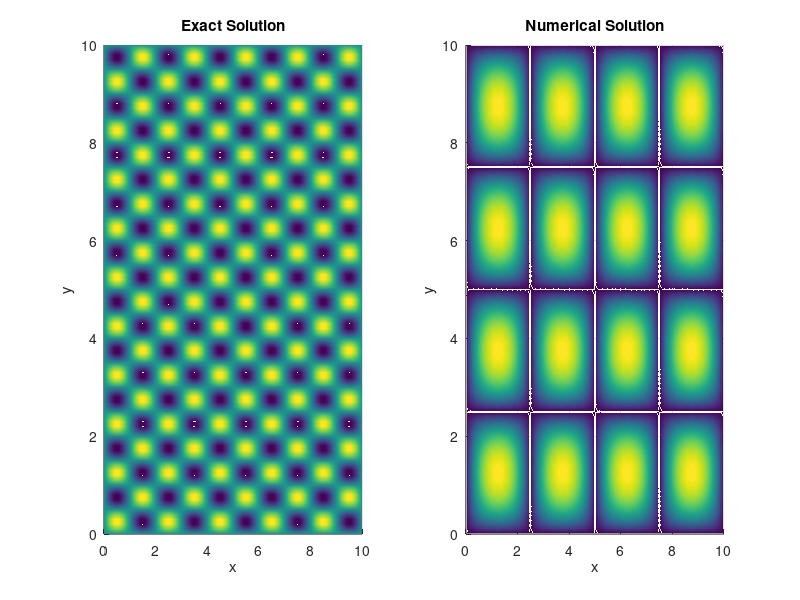

MATLAB code to generate this figure:
% This program solves Poisson's equation in Cartesian coordinates.
% Wakil Sarfaraz with Help of Dr Kathryn Gillow. 22 May 2014 
clear all;
tic
xmax =10;
N = 100; %(Number of points on the x, y interval on which the equation is solved.
X = linspace(0,xmax,N+1); %This divides the interval into N equispaced sub intervals.
%X = 0: 1/N :1; This can also be used to create the same X.
[x, y] = meshgrid(X,X); % This creates an (N+1) by (N+1) grid of values ...
                        % of X and assignes them to x and y. (So x and y
                        % are now matrices of size (N+1)x(N+1)
x =x(:);  % This turns the matrix x into a column vector.
y =y(:);  % This turns the matrix y into a column vector.
NNODES = (N+1)^2; % This introduces the number of nodes in the result of triangulation.
NTRI = 2*N^2;  % This is the number of triangles in the mesh.
LNODES = zeros(NTRI, 3); % This creates a zero matrix of the size 'number of triangles by 3'
                         % (since there are 3 vertices for each triangle.

for i = 1:N
    for j = 1: N
        LNODES(i+2*(j-1)*N,1) = i+(j-1)*(N+1);%This numbers each of the first nodes of all the lower triangles in each square.
        LNODES(i+2*(j-1)*N,2) = i+j*(N+1); % This numbers each of the second nodes of all the lower triangles in each square.
        LNODES(i+2*(j-1)*N,3) = (i+1)+(j-1)*(N+1); % This numbers each of the third nodes of all the lower triangles in each square.
        
        LNODES(i+N+2*(j-1)*N,1) = i+1+j*(N+1); %This numbers each of the first nodes of all the upper triangles in each square.
        LNODES(i+N+2*(j-1)*N,2) = (i+1)+(j-1)*(N+1);%This numbers each of the second nodes of all the upper triangles in each square.
        LNODES(i+N+2*(j-1)*N,3) = i+j*(N+1);%This numbers each of the third nodes of all the upper triangles in each square.
                                            % Here for those nodes that
                                            % some triangles share (copy
                                            % and paste can work).
    end
end

SP = sparse(NNODES, NNODES);  %This creates a sparse matrix of the size 'Number of nodes by Number of nodes'(entries usually computed by integration).
LV = zeros(NNODES,1);         % This creates the load vector of zero entries for now which is l(v) part of the weak formulation.

for n = 1: NTRI
    r1 = [x(LNODES(n,1)) y(LNODES(n,1))];% Position vector (x,y)' for the first nodes of all triangles.
    r2 = [x(LNODES(n,2)) y(LNODES(n,2))];% Position vector (x,y)' for the second nodes of all triangles.
    r3 = [x(LNODES(n,3)) y(LNODES(n,3))];% Position vector (x,y)' for the third nodes of all triangles.
    J = [r2(1)-r1(1) r2(2)-r1(2); r3(1)-r1(1) r3(2)-r1(2)]; %This is the jacobian matrix of the mapping.
    Astiff = (1/(2*det(J)))* [(r2-r3)*(r2-r3)' (r2-r3)*(r3-r1)' (r2-r3)*(r1-r2)';... %This is the Global Stiffness Matrix (Lecture Notes)
           (r2-r3)*(r3-r1)' (r3-r1)*(r3-r1)' (r3-r1)*(r1-r2)';...
           (r2-r3)*(r1-r2)' (r3-r1)*(r1-r2)' (r1-r2)*(r1-r2)'];
       for i = 1 : 3 
           for j = 1:3  % Since SP was created a zero matrix originally, Now for all three vertices of all triangles we put the 
               SP(LNODES(n,i),LNODES(n,j)) =SP(LNODES(n,i),LNODES(n,j))+ Astiff(i,j); %The values of Astiff in the SP.
           end
       end
       % Up to here we constructed the Matrix of the coefficients for the
       % Linear system. Now we start by computing the load vector.
       ksi =1/3; %This is the new variable of mapping. Value (1/3) is chosen due to quadrature rule.
       eta = 1/3; % This is the new variable of mapping. Value (1/3) is chosen due to quadrature rule.
       xx = (1-ksi-eta)*r1(1) + ksi* r2(1) + eta*r3(1); %This is x(ksi,eta) which is used for transformation.
       yy = (1-ksi-eta)*r1(2) + ksi* r2(2) + eta*r3(2); % This is y(ksi,eta) which is used for transformation.
       
%        F(1) = (1-ksi-eta)*5*pi^2*sin(pi*xx)*sin(2*pi*yy)*det(J)*1/2; %This computes the integral for the first, second and third
%                                                                       %vertix of traingles
%        F(2) = (ksi)*5*pi^2*sin(pi*xx)*sin(2*pi*yy)*det(J)*1/2;       % In the transformed coordinates.
%        F(3) = (eta)*5*pi^2*sin(pi*xx)*sin(2*pi*yy)*det(J)*1/2;
       
       F(1) = (1-ksi-eta)*det(J)*1/2;%| these will solve for laplace u =1 with zero dirichlet bcs.
       F(2) = ksi* det(J)*1/2;
       F(3) = eta* det(J)*1/2;
       for i = 1 : 3
         
           LV(LNODES(n,i)) = LV(LNODES(n,i))+ F(i); % This assigns all the newly computed values to the Load vector.

      
       end 
     
end
for i = 1: NNODES
%     if (x(i)==xmax/2) % This enforces boundary conditions.
%         LV(i) = 0;
%         SP(i,:) = 0;
%         SP(i,i) =1 ;
     if (y(i)==0)
        LV(i) = 1;
        SP(i,:) = 0;
        SP(i,i) =1 ;
    else if (y(i)==xmax)
        LV(i) = 1;
        SP(i,:) = 0;
        SP(i,i) =1 ;
    else if (y(i)==xmax/4)
        LV(i) = 1;
        SP(i,:) = 0;
        SP(i,i) = 1;
    else if (x(i)==xmax/4)
        LV(i) = 1;
        SP(i,:) = 0;
        SP(i,i) = 1;
    else if (y(i)==xmax/2)
        LV(i) = 1;
        SP(i,:) = 0;
        SP(i,i) = 1;
    else if (x(i)==xmax/2)
        LV(i) = 1;
        SP(i,:) = 0;
        SP(i,i) = 1;
    else if (y(i)==3*xmax/4)
        LV(i) = 1;
        SP(i,:) = 0;
        SP(i,i) = 1;
    else if (x(i)==3*xmax/4)
        LV(i) = 1;
        SP(i,:) = 0;
        SP(i,i) = 1;
    
    else if (x(i)==0)
        LV(i) = 1;
        SP(i,:) = 0;
        SP(i,i) = 1;
    else if (x(i)==xmax)
        LV(i) = 1;
        SP(i,:) = 0;
        SP(i,i) = 1;
        end
        end
        end   
        end
        end
        end 
        end
        end
        end
       
    end
end

U = SP\LV; %Solves the linear system.
toc

u = sin(pi*x).*sin(2*pi*y);





subplot(1,2,1)
%figure(1)
trisurf(LNODES,x,y,u)
xlabel('x') 
ylabel('y')
zlabel('u(x,y)')
title('Exact Solution')
shading interp
view(2)
subplot(1,2,2)
%figure(2)
trisurf(LNODES,x,y,U)
xlabel('x') 
ylabel('y')
zlabel('u(x,y)')
title('Numerical Solution')
shading interp
view(2)
D = abs(U-u);


 Error = sum(D.^2)
    



  
  
  
  
  
  
  
  
  
  
  
  
  
  
  
  
  
  
  
       
  
  
  
        
